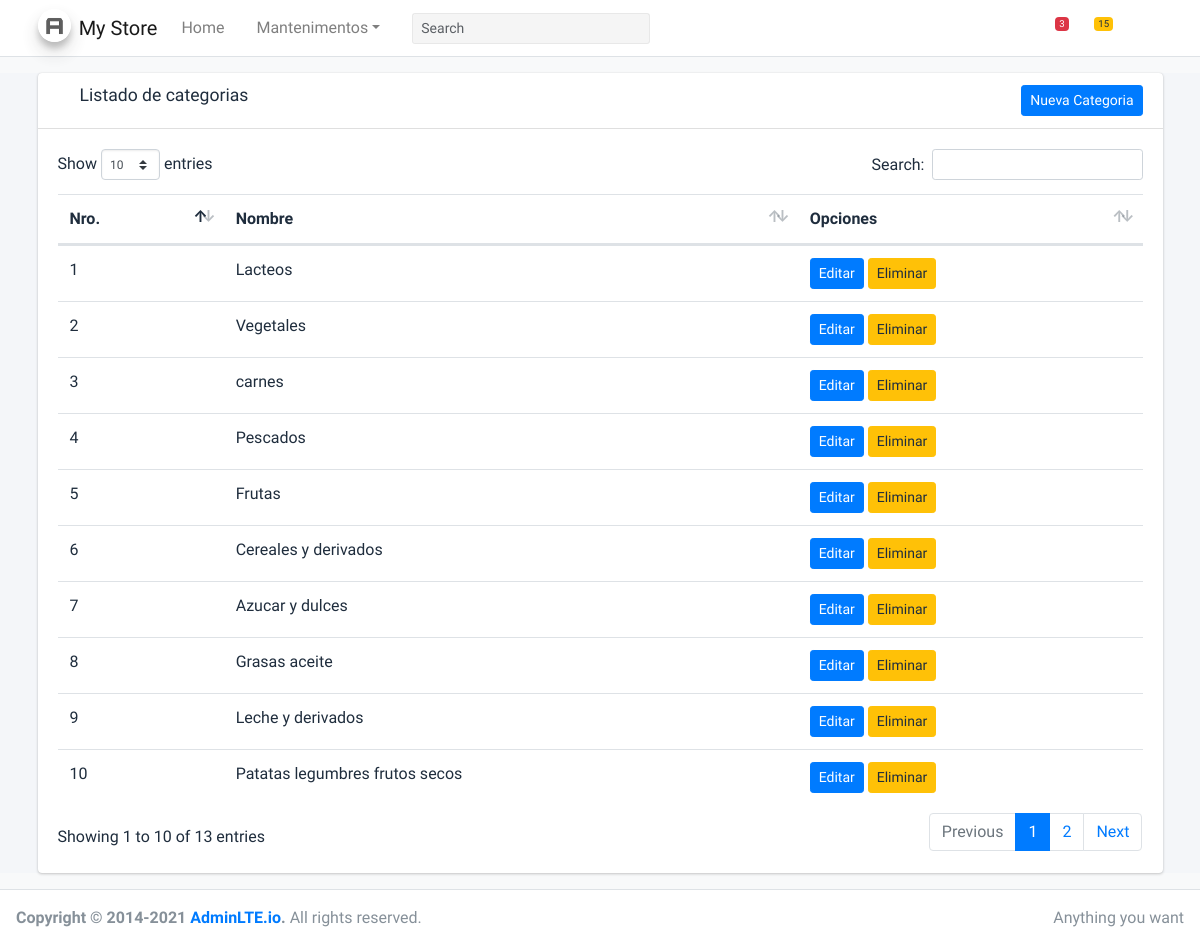
Screenshot of /erp/category/list with the database file from the repository.
### apps/erp/models.py (models this page shows, shortened)
class Category(models.Model):
    name = models.CharField(max_length=255, verbose_name='Nombre', unique=True)
    class Meta:
        verbose_name = 'Category'
        verbose_name_plural = 'Categories'
        ordering = ['id']

### apps/erp/views/categories/views.py (the view, shortened to what this page needs)
# urls.py: path('category/list', CategoryListView.as_view(), name='category_list'),
class CategoryListView(ListView):
    model = Category
    template_name = 'category/list.html'
    def dispatch(self, request, *args, **kwargs):
        return super().dispatch(request, *args, **kwargs)
    def get_context_data(self, **kwargs):
        context = super().get_context_data(**kwargs)
        context['title'] = 'Listado de categorias'
        return context

### apps/erp/templates/category/list.html (shortened to what this page needs)
{% extends 'list.html' %}
{% block table-columns %}
    <tr>
        <th scope="col">Nro.</th>
        <th scope="col">Nombre</th>
        <th scope="col">Opciones</th>
    </tr>
{% endblock %}
{% block table-rows %}
    {% for category in object_list %}
        <tr>
            <td>{{ category.id }}</td>
            <td>{{ category.name }}</td>
            <td>
                <button type="button" class="btn btn-primary btn-sm">Editar</button>
                <button type="button" class="btn btn-warning btn-sm">Eliminar</button>
            </td>
        </tr>
    {% endfor %}
{% endblock %}

### templates/list.html (shortened to what this page needs)
{% extends 'body.html' %}
{% load static %}
{% block head %}
    <link rel="stylesheet"
          href="{% static '../static/lib/adminlte/plugins/datatables-bs4/css/dataTables.bootstrap4.min.css' %}"/>
    <link rel="stylesheet"
          href="{% static '../static/lib/adminlte/plugins/datatables-responsive/css/responsive.bootstrap4.min.css' %}"/>
{% endblock %}
{% block content %}
    <div class="card mt-3">
        <div class="card-header ui-sortable-handle">
            <h3 class="card-title">
                <i class="fas fa-chart-pie mr-1"></i>
                {{ title }}
            </h3>
            <div class="float-right">
                <button type="button" id="btn_add_category" class="btn btn-primary btn-sm">Nueva Categoria</button>
            </div>
        </div>
        <div class="card-body">
            <div class="tab-content p-0">
                <table class="table" id="dataTable">
                    <thead>
                    {% block table-columns %}
                    {% endblock %}
                    </thead>
                    <tbody>
                    {% block table-rows %}
                    {% endblock %}
                    </tbody>
                </table>
            </div>
        </div>
    </div>
{% endblock %}

### templates/body.html (shortened to what this page needs)
{% extends 'home.html' %}
{% block body %}
    <body class="hold-transition layout-top-nav bg-light">
    <div class="wrapper">
        {% include 'header.html' %}
        <div class="content-wrapper ">
            <div class="container">
                {% block content %}
                {% endblock %}
            </div>
        </div>
        {% include 'footer.html' %}
    </div>
    </body>
{% endblock %}

### templates/home.html (shortened to what this page needs)
{% load static %}
<!DOCTYPE html>
<html lang="en">
<head>
    <link rel="stylesheet" href="{% static 'lib/adminlte/plugins/fontawesome-free/css/all.min.css' %} ">
    <link rel="stylesheet" href="{% static 'lib/adminlte/css/adminlte.min.css' %}">
    {% block head %}
    {% endblock %}
</head>
{% block body %}
{% endblock %}
</html>

### templates/header.html (shortened to what this page needs)
{%  load static %}
    <nav class="main-header navbar navbar-expand-md navbar-light navbar-white">
        <div class="container">
            <a href="../../index3.html" class="navbar-brand">
                <img src="{%  static 'lib/adminlte//img/AdminLTELogo.png' %}" alt="AdminLTE Logo"
                     class="brand-image img-circle elevation-3" style="opacity: .8">
                <span class="brand-text font-weight-light">My Store</span>
            </a>
            <div class="collapse navbar-collapse order-3" id="navbarCollapse">
                <ul class="navbar-nav">
                    <li class="nav-item">
                        <a href="#" class="nav-link">Home</a>
                    </li>
                    <li class="nav-item dropdown">
                        <a id="dropdownSubMenu1" href="#" data-toggle="dropdown" aria-haspopup="true"
                           aria-expanded="false" class="nav-link dropdown-toggle">Mantenimentos</a>
                    </li>
                </ul>
                <form class="form-inline ml-0 ml-md-3">
                    <div class="input-group input-group-sm">
                        <input class="form-control form-control-navbar" type="search" placeholder="Search"
                               aria-label="Search">
                        <div class="input-group-append">
                            <button class="btn btn-navbar" type="submit">
                                <i class="fas fa-search"></i>
                            </button>
                        </div>
                    </div>
                </form>
            </div>
            <ul class="order-1 order-md-3 navbar-nav navbar-no-expand ml-auto">
                <li class="nav-item dropdown">
                    <a class="nav-link" data-toggle="dropdown" href="#">
                        <i class="fas fa-comments"></i>
                        <span class="badge badge-danger navbar-badge">3</span>
                    </a>
                </li>
                <li class="nav-item dropdown">
                    <a class="nav-link" data-toggle="dropdown" href="#">
                        <span class="badge badge-warning navbar-badge">15</span>
                    </a>
                </li>
                <li class="nav-item">
                    <a class="nav-link" data-widget="control-sidebar" data-slide="true" href="#" role="button">
                        <i class="fas fa-th-large"></i>
                    </a>
                </li>
            </ul>
        </div>
    </nav>

### templates/footer.html
{% load static %}
<footer class="main-footer">
    <div class="float-right d-none d-sm-inline">
        Anything you want
    </div>
    <strong>Copyright &copy; 2014-2021 <a href="https://adminlte.io">AdminLTE.io</a>.</strong> All rights reserved.
</footer>

### rows the page displays
Category: id "1", name "Lacteos"
Category: id "2", name "Vegetales"
Category: id "3", name "carnes"
Category: id "4", name "Pescados"
Category: id "5", name "Frutas"
Category: id "6", name "Cereales y derivados"
Category: id "7", name "Azucar y dulces"
Category: id "8", name "Grasas aceite"
Category: id "9", name "Leche y derivados"
Category: id "10", name "Patatas legumbres frutos secos"

### other values shown
{{ title }} "Listado de categorias"
